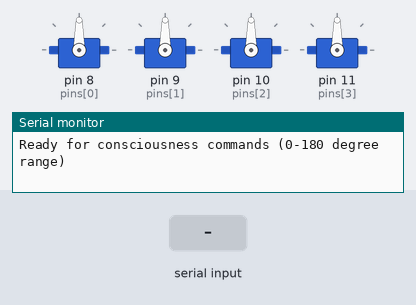
Simulated run of this sketch. Board: Arduino Uno, built with avr-gcc and run on an emulated ATmega328P. On the bench: 4 × servo, the last lines printed to the serial monitor. The test bench sets the inputs (shaded band).

Above: at 2.2 s.
2.3 s: "HAND,\n" received over Serial
At 3.5 s:
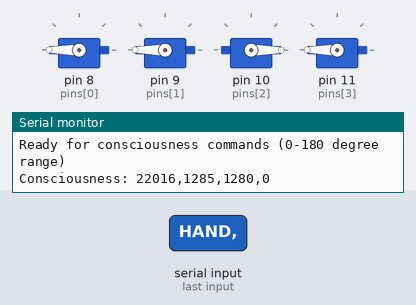
3.8 s: "HAND,90\n" received over Serial
At 4.9 s:
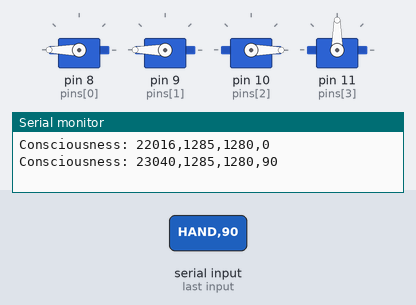
5.3 s: "HAND,,45\n" received over Serial
At 5.6 s:
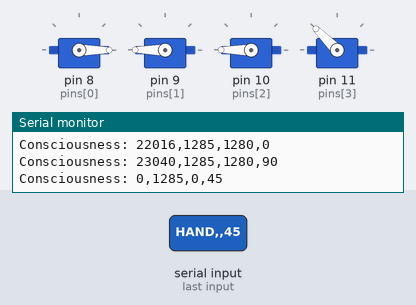
6.8 s: "HAND,\n" received over Serial
At 7.9 s:
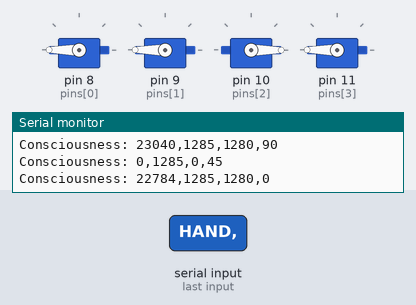
8.3 s: "HAND,,45\n" received over Serial
At 9.1 s:
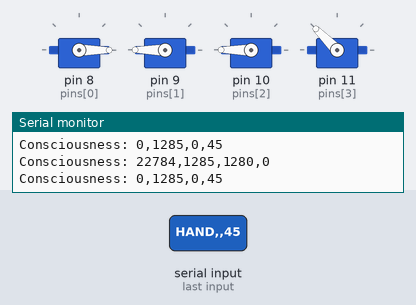
9.8 s: "HAND,90\n" received over Serial
At 10.2 s:
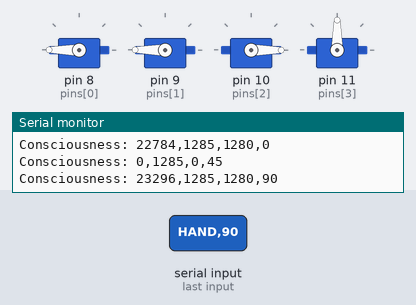
Timing chart, 0 to 12.3 s (numbered marks = the images above; inputs shaded):
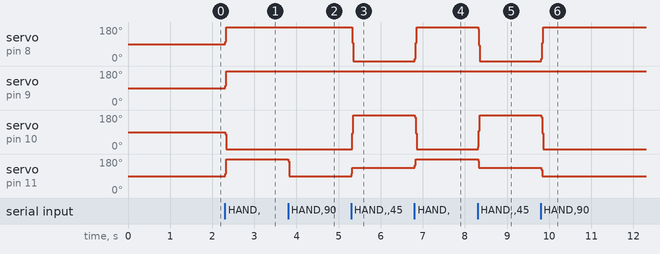

Measured:
- after the input at 2.3 s, servo on pin 8 (pins[0]), servo on pin 9 (pins[1]), servo on pin 11 (pins[3]): 90° → 180° at once; servo on pin 10 (pins[2]): 90° → 0° at once
- after the input at 3.8 s, servo on pin 11 (pins[3]): 180° → 90° at once
- after the input at 5.3 s, servo on pin 8 (pins[0]): 180° → 0° at once; servo on pin 10 (pins[2]): 0° → 180° at once; servo on pin 11 (pins[3]): 90° → 135° at once
- after the input at 6.8 s, servo on pin 8 (pins[0]): 0° → 180° at once; servo on pin 10 (pins[2]): 180° → 0° at once; servo on pin 11 (pins[3]): 135° → 180° at once
- after the input at 8.3 s, servo on pin 8 (pins[0]): 180° → 0° at once; servo on pin 10 (pins[2]): 0° → 180° at once; servo on pin 11 (pins[3]): 180° → 135° at once
- after the input at 9.8 s, servo on pin 8 (pins[0]): 0° → 180° at once; servo on pin 10 (pins[2]): 180° → 0° at once; servo on pin 11 (pins[3]): 135° → 90° at once

The sketch:

hand_control_updated.ino
```cpp
#include <Servo.h>

const int NUM_SERVOS = 4;
const int pins[NUM_SERVOS] = {8, 9, 10, 11};
const bool isMirrored[NUM_SERVOS] = {false, false, true, true};

Servo servos[NUM_SERVOS];
int currentAngles[NUM_SERVOS];
int targetAngles[NUM_SERVOS];
unsigned long lastUpdate[NUM_SERVOS];
int speeds[NUM_SERVOS];

// EXPANDED SERVO RANGE - now matches Python interface (0-180)
const int minAngle = 0;   // Increased from 40 to 0
const int maxAngle = 180; // Increased from 130 to 180

String inputBuffer = "";

void setup() {
  Serial.begin(9600);
  Serial.println("Hand Controller Ready - Pure Consciousness Mode (EXPANDED RANGE)");

  // Initialize servos
  for (int i = 0; i < NUM_SERVOS; i++) {
    servos[i].attach(pins[i]);
    currentAngles[i] = 90;  // Start at middle position (was 70)
    targetAngles[i] = 90;
    lastUpdate[i] = 0;
    speeds[i] = 15;  // Default speed
    writeMapped(i, currentAngles[i]);
  }

  delay(1000);
  Serial.println("Ready for consciousness commands (0-180 degree range)");
}

void loop() {
  unsigned long now = millis();

  // ONLY handle serial commands - no autonomous behavior whatsoever
  handleSerialInput();

  // ONLY update servo positions toward targets set by consciousness
  updateServoPositions(now);
}

void handleSerialInput() {
  while (Serial.available()) {
    char c = Serial.read();
    if (c == '\n') {
      processCommand(inputBuffer);
      inputBuffer = "";
    } else {
      inputBuffer += c;
    }
  }
}

void processCommand(String command) {
  if (command.startsWith("HAND,")) {
    // Parse consciousness command: "HAND,f0,f1,f2,f3"
    int commaIndex = command.indexOf(',');
    String fingerData = command.substring(commaIndex + 1);

    int fingerPositions[4];
    int index = 0;
    int lastComma = -1;

    for (int i = 0; i < 4 && index < 4; i++) {
      int nextComma = fingerData.indexOf(',', lastComma + 1);
      if (nextComma == -1 && i == 3) {
        // Last finger
        fingerPositions[index] = fingerData.substring(lastComma + 1).toInt();
      } else if (nextComma != -1) {
        fingerPositions[index] = fingerData.substring(lastComma + 1, nextComma).toInt();
      }
      lastComma = nextComma;
      index++;
    }

    // Set targets for pure consciousness control
    for (int i = 0; i < NUM_SERVOS; i++) {
      int newTarget = constrain(fingerPositions[i], minAngle, maxAngle);
      targetAngles[i] = newTarget;

      // Adaptive servo speeds based on movement distance
      int distance = abs(newTarget - currentAngles[i]);

      // Check if this looks like a startle reaction (large simultaneous movement)
      bool isStartleMovement = false;
      if (distance > 25) {  // Increased threshold for larger range (was 15)
        int totalMovement = 0;
        for (int j = 0; j < NUM_SERVOS; j++) {
          totalMovement += abs(fingerPositions[j] - currentAngles[j]);
        }
        // If total movement across all fingers is large, it's likely a startle
        if (totalMovement > 100) {  // Increased threshold for larger range (was 60)
          isStartleMovement = true;
        }
      }

      if (isStartleMovement) {
        speeds[i] = 3;   // VERY fast for startle reactions - immediate response!
      } else if (distance > 30) {  // Adjusted for larger range (was 20)
        speeds[i] = 8;   // Fast for large movements
      } else if (distance > 10) {  // Adjusted for larger range (was 5)
        speeds[i] = 12;  // Medium speed for medium movements
      } else {
        speeds[i] = 20;  // Slower for fine adjustments - prevents servo noise
      }
    }

    // Optional: Echo command for debugging
    Serial.print("Consciousness: ");
    for (int i = 0; i < 4; i++) {
      Serial.print(fingerPositions[i]);
      if (i < 3) Serial.print(",");
    }
    Serial.println();
  }
  else if (command.startsWith("HEARTBEAT")) {
    // Acknowledge heartbeat but don't do anything special
    // This is purely for Python's peace of mind
    Serial.println("Heartbeat acknowledged");
  }
}

void updateServoPositions(unsigned long now) {
  // Simple, clean servo movement toward targets
  for (int i = 0; i < NUM_SERVOS; i++) {
    if (now - lastUpdate[i] >= speeds[i]) {
      // Variable step size based on speed for responsiveness
      int stepSize = 1;  // Default smooth movement
      if (speeds[i] <= 3) {
        stepSize = 12;  // INSTANT: 12 degrees per step for startle reactions (increased from 8)
      } else if (speeds[i] <= 10) {
        stepSize = 4;   // Fast: 4 degrees per step (increased from 3)
      }

      // Move toward target with variable step size
      if (currentAngles[i] < targetAngles[i]) {
        currentAngles[i] = min(currentAngles[i] + stepSize, targetAngles[i]);
      } else if (currentAngles[i] > targetAngles[i]) {
        currentAngles[i] = max(currentAngles[i] - stepSize, targetAngles[i]);
      }

      writeMapped(i, currentAngles[i]);
      lastUpdate[i] = now;
    }
  }
}

void writeMapped(int i, int angle) {
  int mappedAngle = isMirrored[i] ? (180 - angle) : angle;
  servos[i].write(mappedAngle);
}
```
